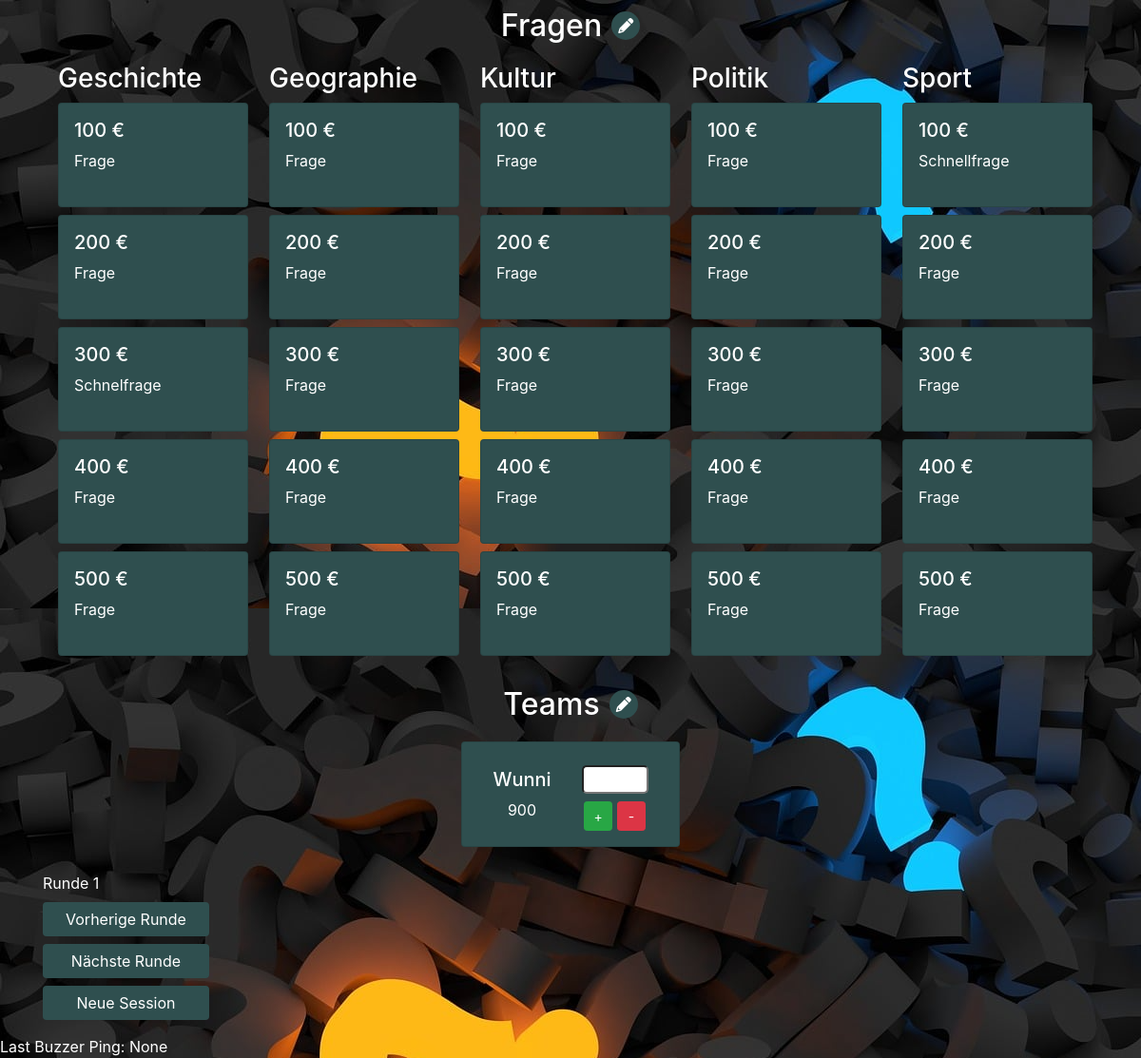
The page / on the database its author committed.
### tables this page shows
CREATE TABLE "questions" (
    question_id INTEGER PRIMARY KEY AUTOINCREMENT,
    question TEXT,
    answer TEXT,
    category TEXT,
    type TEXT,
    points INTEGER
);

CREATE TABLE teams (
                team_id INTEGER PRIMARY KEY AUTOINCREMENT,
                name TEXT NOT NULL,
                score INTEGER DEFAULT 0,
                buzzer_id INTEGER,
                is_active INTEGER,
                buzzer_sound TEXT
                );

### app.py (the view)
@app.route('/')
def index():
    teams = dao.get_teams()
    answered_questions = dao.get_answered_questions_of_round(session_id, round_number)
    answered_question_ids = [question_id for question_id, _ in answered_questions]
    question_matrix = get_question_matrix_from_json_ids(dao, round_number, rounds_json_filepath)
    return render_template('index.html', question_matrix=question_matrix, answered_question_ids=answered_question_ids, teams=teams, round_number=round_number, last_buzzer_ping=last_buzzer_ping)

### database_access.py (called while the page is built)
    def get_db_connection(self) -> tuple[sqlite3.Connection, sqlite3.Cursor]:
        try:
            conn = sqlite3.connect(self.dbfile, check_same_thread=False)
            cursor = conn.cursor()
            cursor.row_factory = sqlite3.Row
            return conn, cursor
        except sqlite3.Error as err:
            error_handler(err,traceback.format_exc())

    def get_multiple_questions_by_ids(self, question_ids):
        try:
            conn, cursor = self.get_db_connection()
            placeholders = ','.join('?' for _ in question_ids)
            query = f'SELECT * FROM questions WHERE question_id IN ({placeholders}) ORDER BY points ASC'
            questions = cursor.execute(query, question_ids).fetchall()
            conn.close()
            return questions
        except sqlite3.Error as err:
            error_handler(err, traceback.format_exc())

    def get_teams(self) -> list:
        try:
            conn, cursor = self.get_db_connection()
            teams = cursor.execute('SELECT * FROM teams').fetchall()
            conn.close()
            return teams
        except sqlite3.Error as err:
            error_handler(err,traceback.format_exc())

    def get_answered_questions_of_round(self, session_id, round_number) -> list:
        try:
            conn, cursor = self.get_db_connection()
            result = cursor.execute('SELECT question_id, team_id FROM sessions WHERE session_id = ? AND round_number = ? AND points >= 0', (session_id, round_number)).fetchall()
            conn.close()
            return [(r["question_id"], r["team_id"]) for r in result]
        except sqlite3.Error as err:
            self.error_handler(err, traceback.format_exc())
            return None

### question_selector.py (called while the page is built)
def get_question_matrix_from_json_ids(dao, round_number, json_filepath):
    question_matrix = []
    with open(json_filepath, 'r') as file:
        parsed_data = json.load(file)
        json_obj = next((item for item in parsed_data if item["round_number"] == round_number), None)
        questions = json_obj.get("questions")
        if questions:
            for category in questions:
                question_ids = questions[category]
                if question_ids:
                    question_matrix.append(dao.get_multiple_questions_by_ids(question_ids))
    return question_matrix

### templates/index.html (shortened to what this page needs)
<!DOCTYPE html>
<html lang="en">
<head>
    <link rel="stylesheet" href="https://stackpath.bootstrapcdn.com/bootstrap/4.5.2/css/bootstrap.min.css">
    <link rel="stylesheet" href="https://cdnjs.cloudflare.com/ajax/libs/font-awesome/6.0.0-beta3/css/all.min.css">
</head>
<body>
    <div class="container">
        <div class="header mt-2">
            <h2>Fragen</h2>
            <button id="toggle-question-settings-btn" class="btn btn-primary btn-icon">
                <i class="fas fa-pencil-alt"></i>
            </button>
        </div>
        <div class="row my-3">
            {% for category in question_matrix %}
                <div class="col-md-2 mx-3">
                    <div class="category-block">
                        <h3>{{ category[0]["category"] }}</h3>
                        <div class="d-flex flex-column">
                            {% for question in category %}
                                <div class="card question-card mb-2 {{ "answered" if question["question_id"] in answered_question_ids }}" data-question-id="{{ question["question_id"] }}"">
                                    <div class="card-body">
                                        <h5 class="card-title">{{ question["points"] }} €</h5>
                                        <p class="card-text">{{ question["type"] }}</p>
                                    </div>
                                </div>
                            {% endfor %}
                        </div>
                    </div>
                </div>
            {% endfor %}
        </div>
        <div class="row mt-4">
            <div class="col-md-12">
                <div class="team-cards-wrapper">
                    <div class="header">
                        <h2>Teams</h2>
                        <button id="toggle-team-settings-btn" class="btn btn-primary btn-icon">
                            <i class="fas fa-pencil-alt"></i>
                        </button>
                    </div>
                    <div class="row team-cards-container">
                        {% for team in teams %}
                        <div>
                            <div class="card team-card {{ "active" if team.is_active }}" data-team-id="{{ team.team_id }}">
                                <div class="card-body team-card-body">
                                    <div class="mx-3">
                                        <h5 class="card-title">{{ team.name }}</h5>
                                        <span class="card-text">{{ team.score }}</span>
                                    </div>
                                    <div class="team-add-points mt-2 mx-3">
                                        <input type="number" class="mb-2 team-add-points-input" id="points-{{ team.team_id }}">
                                        <div class="manual-score-change-container">
                                            <button class="btn btn-success btn-sm team-control-btn" data-team-id="{{ team.team_id }}" data-action="add">+</button>
                                            <button class="btn btn-danger btn-sm team-control-btn" data-team-id="{{ team.team_id }}" data-action="subtract">-</button>
                                        </div>
                                    </div>
                                </div>
                            </div>
                        </div>
                        {% endfor %}
                    </div>
                </div>
            </div>
        </div>
        <div class="my-3">
            <div class="mt-2">
                <span class="session-controls">Runde <span id="round-number">{{ round_number }}</span></span>
            </div>
            <form action="{{ url_for("previous_round") }}" method="post" class="mt-2">
                <button type="submit" class="btn btn-primary session-controls">Vorherige Runde</button>
            </form>
            <form action="{{ url_for("next_round") }}" method="post" class="mt-2">
                <button type="submit" class="btn btn-primary session-controls">Nächste Runde</button>
            </form>
            <form action="{{ url_for("new_session") }}" method="post" class="mt-2">
                <button type="submit" class="btn btn-primary session-controls">Neue Session</button>
            </form>
        </div>
    </div>
    <span>Last Buzzer Ping:</span>
    <span>{{ last_buzzer_ping }}</span>
</body>
</html>

### templates/index.html (style rules this page uses)
body { color: white; background-image: url("/static/images/question-mark.png"); }
.btn-primary { background-color: darkslategrey; border: none; }
.question-card { cursor: pointer; }
.card { background-color: darkslategrey; height: 110px; width: 200px; }
.card-body { padding: 1rem; }
.card-title { margin-bottom: 0.5rem; overflow: hidden; white-space: nowrap; text-overflow: ellipsis; max-width: 150px; }
.category-block { width: 100%; }
.team-cards-wrapper { text-align: center; }
.header { display: flex; align-items: center; justify-content: center; gap: 10px; margin-bottom: 20px; }
.header h2 { margin: 0; }
.team-cards-container { display: flex; justify-content: center; align-items: center; flex-wrap: wrap; gap: 20px; }
.team-card { position: relative; height: auto; width: 100%; margin-bottom: 10px; }
.team-card-body { display: flex; justify-content: space-between; align-items: center; }
.team-add-points { display: flex; flex-direction: column; align-items: center; }
.team-add-points-input { width: 70px; margin-bottom: 10px; border-radius: 5px; }
.team-control-btn { width: 30px; }
.manual-score-change-container { display: flex; gap: 5px; }
.btn-icon { width: 30px; height: 30px; padding: 0; border-radius: 50%; border: none; display: flex; align-items: center; justify-content: center; background-color: darkslategrey; }
.session-controls { width: 175px; }

### rows shown on the page
questions: category "Geschichte", points "100", type "Frage"
questions: points "200", type "Frage"
questions: points "300", type "Schnelfrage"
questions: points "400", type "Frage"
questions: points "500", type "Frage"
questions: category "Geographie", points "100", type "Frage"
questions: points "200", type "Frage"
questions: points "300", type "Frage"
questions: points "400", type "Frage"
questions: points "500", type "Frage"
questions: category "Kultur", points "100", type "Frage"
questions: points "200", type "Frage"
questions: points "300", type "Frage"
questions: points "400", type "Frage"
questions: points "500", type "Frage"
questions: category "Politik", points "100", type "Frage"
questions: points "200", type "Frage"
questions: points "300", type "Frage"
questions: points "400", type "Frage"
questions: points "500", type "Frage"
questions: category "Sport", points "100", type "Schnellfrage"
questions: points "200", type "Frage"
questions: points "300", type "Frage"
questions: points "400", type "Frage"
questions: points "500", type "Frage"
teams: name "Wunni", score "900"

### other values the page prints
{{ round_number }} "1"
{{ last_buzzer_ping }} "None"
